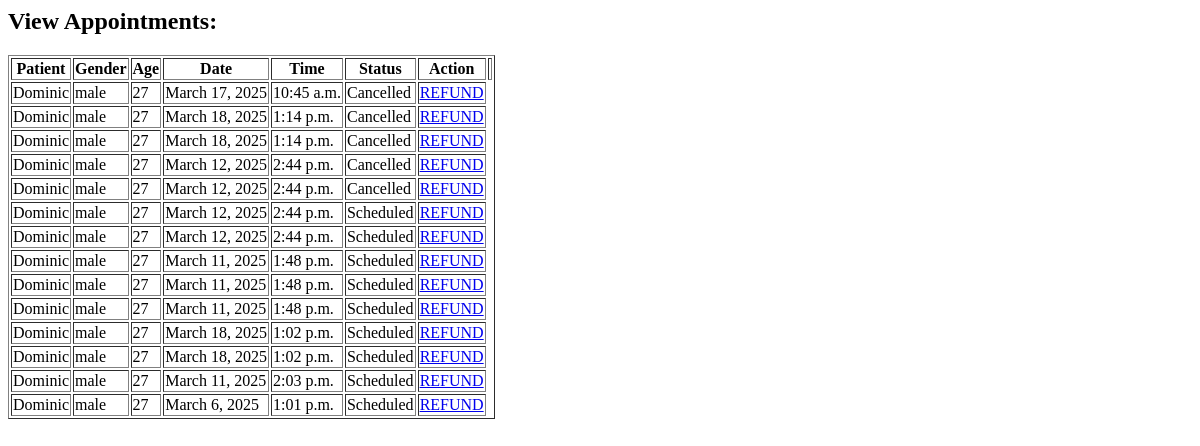
Before: /viewappointment (signed in) with the older database file.
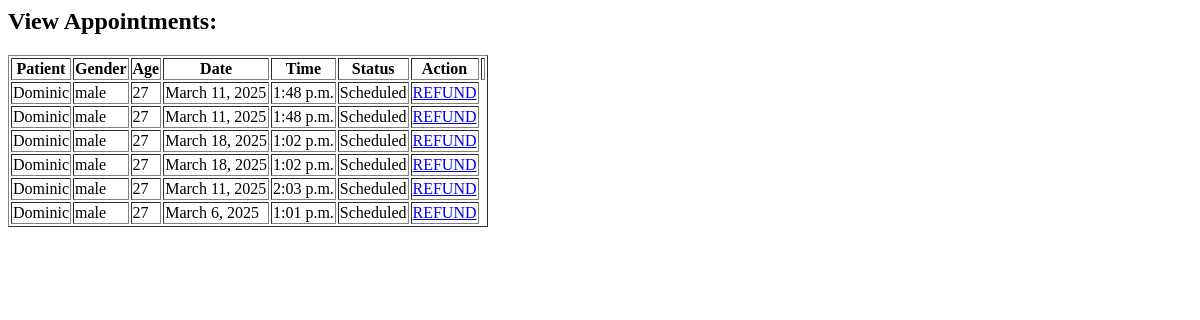
After: the same page with the newer database file.
### imfapp/models.py (models this page shows)
class Appointment(models.Model):
    date = models.DateField()
    time = models.TimeField()
    current_date = models.DateTimeField(auto_now_add=True)
    payment_status=models.IntegerField(default=0)
    patient_id=models.ForeignKey(Login,on_delete=models.CASCADE,related_name='patient_login')
    login_id=models.ForeignKey(Login,on_delete=models.CASCADE,related_name='doctor_login')
    cancel_status=models.IntegerField(default=0)
    refund_status=models.IntegerField(default=0)

class PatientRegister(models.Model):
   patient_name=models.CharField(max_length=255)
   address=models.CharField(max_length=255)
   gender=models.CharField(max_length=255)
   age=models.IntegerField()
   patient_contact=models.CharField(max_length=20)
   login_id=models.ForeignKey('Login',on_delete=models.CASCADE)

### imfapp/views.py (the view)
# urls.py: path('viewappointment', views.viewappointment, name='viewappointment'),
def viewappointment(request):
    doctor_id = request.session.get('doc_id')
    doctor = get_object_or_404(Login, id=doctor_id)
    fee=get_object_or_404(DoctorRegister, login_id=doctor_id)
    print(fee)
    appointments = Appointment.objects.filter(login_id=doctor)
    for appointment in appointments:
        appointment.patient_register = PatientRegister.objects.get(login_id=appointment.patient_id)
    return render(request, 'viewappointment.html', {'appointments': appointments,'fee':fee})

### imfapp/templates/viewappointment.html
<h2>View Appointments:</h2>
<table border="1" class="table table-striped">
    <thead>
        <tr>
            <th>Patient</th>
            <th>Gender</th>
            <th>Age</th>
            <th>Date</th>
            <th>Time</th>
            <th>Status</th>
            <th>Action</th>
            <th></th>
        </tr>
    </thead>
    <tbody>
        {% for appointment in appointments %}
        <tr>
            <td>{{ appointment.patient_register.patient_name }}</td>
            <td>{{ appointment.patient_register.gender }}</td>
            <td>{{ appointment.patient_register.age }}</td>
            <td>{{ appointment.date }}</td>
            <td>{{ appointment.time }}</td>
                {% if appointment.cancel_status == 1 %}
                    <td>Cancelled</td>
                {% else %}
                    <td>Scheduled</td>
                {% endif %}
                {% if appointment.refund_status == 1 %}
                    <td>Refunded</td>
                {% else %}
                <td><a href="{% url 'refund' appointment.id fee.consultation_fee %}">REFUND</a></td>
                {% endif %}
        </tr>
        {% empty %}
        <tr>
            <td colspan="7">No appointments scheduled.</td>
        </tr>
        {% endfor %}
    </tbody>
</table>

Changed rows visible on the page:
removed Appointment: patient_register.patient_name "Dominic", patient_register.gender "male", patient_register.age "27", date "March 17, 2025", time "10:45 a.m.", cancel_status "Cancelled", refund_status "REFUND"
removed Appointment: patient_register.patient_name "Dominic", patient_register.gender "male", patient_register.age "27", date "March 18, 2025", time "1:14 p.m.", cancel_status "Cancelled", refund_status "REFUND"
removed Appointment: patient_register.patient_name "Dominic", patient_register.gender "male", patient_register.age "27", date "March 18, 2025", time "1:14 p.m.", cancel_status "Cancelled", refund_status "REFUND"
removed Appointment: patient_register.patient_name "Dominic", patient_register.gender "male", patient_register.age "27", date "March 12, 2025", time "2:44 p.m.", cancel_status "Cancelled", refund_status "REFUND"
removed Appointment: patient_register.patient_name "Dominic", patient_register.gender "male", patient_register.age "27", date "March 12, 2025", time "2:44 p.m.", cancel_status "Cancelled", refund_status "REFUND"
removed Appointment: patient_register.patient_name "Dominic", patient_register.gender "male", patient_register.age "27", date "March 12, 2025", time "2:44 p.m.", cancel_status "Scheduled", refund_status "REFUND"
removed Appointment: patient_register.patient_name "Dominic", patient_register.gender "male", patient_register.age "27", date "March 12, 2025", time "2:44 p.m.", cancel_status "Scheduled", refund_status "REFUND"
removed Appointment: patient_register.patient_name "Dominic", patient_register.gender "male", patient_register.age "27", date "March 11, 2025", time "1:48 p.m.", cancel_status "Scheduled", refund_status "REFUND"
